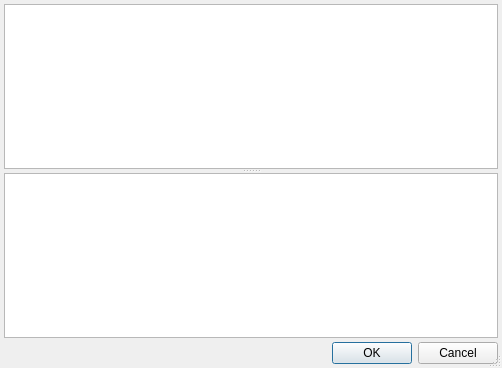
<?xml version="1.0" encoding="UTF-8"?>
<ui version="4.0">
 <class>Dialog</class>
 <widget class="QDialog" name="Dialog">
  <property name="geometry">
   <rect>
    <x>0</x>
    <y>0</y>
    <width>502</width>
    <height>368</height>
   </rect>
  </property>
  <property name="windowTitle">
   <string>Протокол предварительной записи пациента</string>
  </property>
  <property name="sizeGripEnabled">
   <bool>true</bool>
  </property>
  <layout class="QGridLayout" name="gridLayout">
   <property name="margin">
    <number>4</number>
   </property>
   <property name="spacing">
    <number>4</number>
   </property>
   <item row="0" column="0">
    <widget class="QSplitter" name="splitter">
     <property name="orientation">
      <enum>Qt::Vertical</enum>
     </property>
     <property name="childrenCollapsible">
      <bool>false</bool>
     </property>
     <widget class="CTextBrowser" name="txtClientInfoBrowser"/>
     <widget class="CBeforeRecordPopupMenu" name="tblActions"/>
    </widget>
   </item>
   <item row="1" column="0">
    <widget class="QDialogButtonBox" name="buttonBox">
     <property name="standardButtons">
      <set>QDialogButtonBox::Cancel|QDialogButtonBox::Ok</set>
     </property>
    </widget>
   </item>
  </layout>
 </widget>
 <customwidgets>
  <customwidget>
   <class>CTextBrowser</class>
   <extends>QTextBrowser</extends>
   <header>library/TextBrowser.h</header>
  </customwidget>
  <customwidget>
   <class>CBeforeRecordPopupMenu</class>
   <extends>QTableView</extends>
   <header>Registry/BeforeRecordPopupMenu.h</header>
  </customwidget>
 </customwidgets>
 <resources/>
 <connections>
  <connection>
   <sender>buttonBox</sender>
   <signal>accepted()</signal>
   <receiver>Dialog</receiver>
   <slot>accept()</slot>
   <hints>
    <hint type="sourcelabel">
     <x>478</x>
     <y>355</y>
    </hint>
    <hint type="destinationlabel">
     <x>501</x>
     <y>355</y>
    </hint>
   </hints>
  </connection>
  <connection>
   <sender>buttonBox</sender>
   <signal>rejected()</signal>
   <receiver>Dialog</receiver>
   <slot>reject()</slot>
   <hints>
    <hint type="sourcelabel">
     <x>475</x>
     <y>344</y>
    </hint>
    <hint type="destinationlabel">
     <x>501</x>
     <y>345</y>
    </hint>
   </hints>
  </connection>
 </connections>
</ui>
